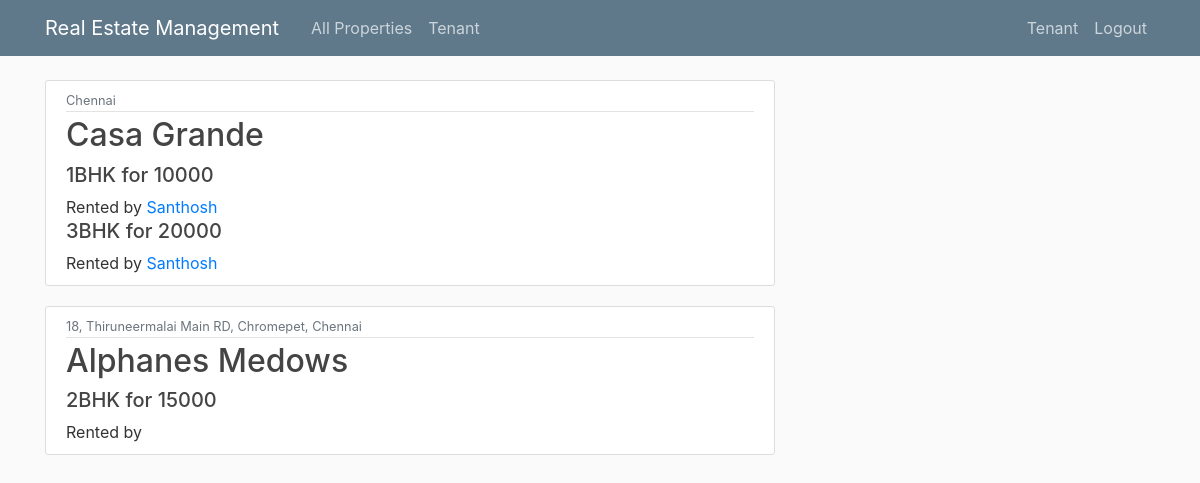
Screenshot of / (signed in) with the database file from the repository.
### management/models.py (models this page shows, shortened)
class Property(models.Model):
    name = models.CharField(max_length=25)
    address = models.CharField(max_length=50, null=True)
    location = models.CharField(max_length=25)

class Unit(models.Model):
    property = models.ForeignKey(Property, on_delete=models.CASCADE)
    rent_cost = models.DecimalField(max_digits=10, decimal_places=2)
    CHOICES = (
        ('1BHK', '1BHK'),
        ('2BHK', '2BHK'),
        ('3BHK', '3BHK'),
        ('4BHK', '4BHK'),
    )
    type = models.CharField(max_length=4, choices=CHOICES)

class RentalInfo(models.Model):
    tenant = models.ForeignKey(User, on_delete=models.CASCADE)
    unit = models.OneToOneField(Unit, on_delete=models.CASCADE, related_name='rental_info')
    end_date = models.DateField(default=default_end_date)
    rent_date = models.PositiveIntegerField()

### management/views.py (the view)
# urls.py: path('', views.property, name='property-home'),
@login_required
def property(request):
    if request.method == 'POST':
        p_form = PropertySearchForm(request.POST)
        un_form = UnitSearchForm(request.POST)
        if p_form.is_valid() and un_form.is_valid():
            prop_data = p_form.cleaned_data
            unit_data = un_form.cleaned_data
            properties = Property.objects.filter(**prop_data)
            units = Unit.objects.filter(**unit_data)
    else:
        units = Unit.objects.all()
        properties = Property.objects.all()
        p_form = PropertySearchForm()
        un_form = UnitSearchForm()
    context = {
        'units' : units,
        'properties' : properties,
        'p_form' : p_form,
        'un_form' : un_form,
    }
    return render(request, 'management/home.html', context)

### management/templates/management/home.html
{% extends "management/base.html" %}
{% block content %}
{% for property in properties %}
<article class="media content-section">
    <div class="media-body">
        <div class="article-metadata">
        <small class="text-muted">
            {% if property.address %}
                {{ property.address }},
            {% endif %}
            {{ property.location }}
        </small>
        </div>
        <h2><a class="article-title" href="#">{{ property.name }}</a></h2>
        {% for unit in units %}
            {% if unit.property.id == property.id %}
                <h5 class="article-content"> {{ unit.type }} for {{ unit.rent_cost|floatformat:"0" }}</h2>
                <h7>Rented by <a href="">{{ unit.rental_info.tenant.username }} </a></h2>
            {% endif %}
        {% endfor %}
    </div>
</article>
{% endfor %}
{% endblock content %}

### management/templates/management/base.html (shortened to what this page needs)
{% load static %}
{% load crispy_forms_tags %}
<html lang="en">
<head>
    <link rel="stylesheet" href="https://cdn.jsdelivr.net/npm/bootstrap@4.0.0/dist/css/bootstrap.min.css">
    <link rel="stylesheet" type="text/css" href="{% static 'management/main.css' %}">
</head>
<body>
    <header class="site-header">
        <nav class="navbar navbar-expand-md navbar-dark bg-steel fixed-top">
          <div class="container">
            <a class="navbar-brand mr-4" href="/">Real Estate Management</a>
            <div class="collapse navbar-collapse" id="navbarToggle">
              <div class="navbar-nav mr-auto">
                <a class="nav-item nav-link" href="{% url 'property-home' %}"> All Properties</a>
                <a class="nav-item nav-link" href="{% url 'tenant-home' %}">Tenant</a>
              </div>
              <div class="navbar-nav">
                {% if user.is_authenticated %}
                <a class="nav-item nav-link" href="{% url 'tenant' %}">Tenant</a>
                <a class="nav-item nav-link" href="{% url 'logout' %}">Logout</a>
                {% else %}
                <a class="nav-item nav-link" href="{% url 'login' %}">Login</a>
                <a class="nav-item nav-link" href="{% url 'register' %}">Register</a>
                {% endif %}
              </div>
            </div>
          </div>
        </nav>
    </header>
    <main role="main" class="container">
        <div class="row">
            <div class="col-md-8">
                {% block content %}{% endblock %}
            </div>
        </div>
    </main>
  </body>
</html>

### management/static/management/main.css (style rules this page uses)
body { background: #fafafa; color: #333333; margin-top: 5rem; }
h1, h2, h3, h4, h5, h6 { color: #444444; }
.bg-steel { background-color: #5f788a; }
.site-header .navbar-nav .nav-link { color: #cbd5db; }
.content-section { background: #ffffff; padding: 10px 20px; border: 1px solid #dddddd; border-radius: 3px; margin-bottom: 20px; }
.article-title { color: #444444; }
.article-content { white-space: pre-line; }
.article-metadata { padding-bottom: 1px; margin-bottom: 4px; border-bottom: 1px solid #e3e3e3 }

### rows the page displays
Property: location "Chennai", name "Casa Grande"
Unit: type "1BHK", rent_cost "10000", rental_info.tenant.username "Santhosh"
Unit: type "3BHK", rent_cost "20000", rental_info.tenant.username "Santhosh"
Property: address "18, Thiruneermalai Main RD, Chromepet", location "Chennai", name "Alphanes Medows"
Unit: type "2BHK", rent_cost "15000"
